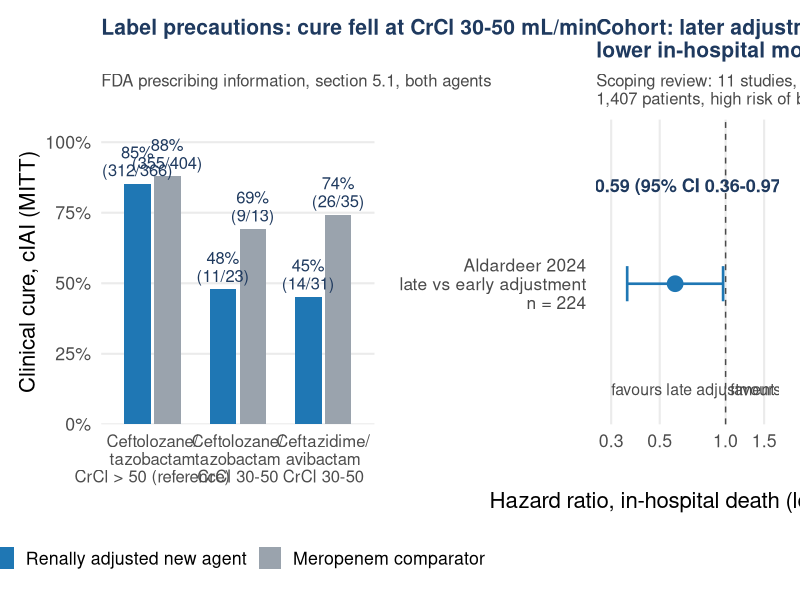

Generate this figure with R:
# =============================================================================
# Slide 2. Renal dose reduction in the first days and outcome.
# (a) Regulatory-label subgroup data, cIAI, baseline CrCl 30-50 mL/min, MITT:
#     ceftolozane/tazobactam label (FDA 2022): 11/23 (47.8 %) vs meropenem 9/13 (69.2 %);
#       CrCl > 50: 312/366 (85.2 %) vs 355/404 (87.9 %)
#     ceftazidime/avibactam label (FDA 2025): 14/31 (45 %) vs meropenem 26/35 (74 %);
#       label states these patients received a 33 % lower daily dose than now recommended
# (b) Aldardeer 2024 (prospective cohort, n = 224): early vs late renal dose adjustment,
#     in-hospital death HR 0.59 (95 % CI 0.36-0.97) favouring LATE adjustment.
#     Horstink 2025 scoping review: 11 studies, 1,407 patients, high risk of bias.
# All values from the cited label text / abstracts; no simulation.
# =============================================================================
suppressPackageStartupMessages({library(dplyr); library(ggplot2); library(patchwork)})
col_blue <- "#1f77b4"; col_grey <- "#9aa3ad"; col_navy <- "#1f3a5f"; col_dark <- "#4a4a4a"; col_red <- "#b03a3a"
base_theme <- function(bs = 17) theme_minimal(base_size = bs) + theme(panel.grid.minor = element_blank(), plot.title = element_text(face = "bold", color = col_navy, size = bs * 0.95), plot.subtitle = element_text(color = col_dark, size = bs * 0.75), plot.margin = margin(8, 10, 8, 8))

lab <- tribble(~drug, ~arm, ~n, ~N,
  "Ceftolozane/\ntazobactam\nCrCl 30-50", "New agent", 11, 23,
  "Ceftolozane/\ntazobactam\nCrCl 30-50", "Meropenem", 9, 13,
  "Ceftazidime/\navibactam\nCrCl 30-50",  "New agent", 14, 31,
  "Ceftazidime/\navibactam\nCrCl 30-50",  "Meropenem", 26, 35,
  "Ceftolozane/\ntazobactam\nCrCl > 50 (reference)", "New agent", 312, 366,
  "Ceftolozane/\ntazobactam\nCrCl > 50 (reference)", "Meropenem", 355, 404) |>
  mutate(pct = 100 * n / N, drug = factor(drug, unique(drug)[c(3, 1, 2)]),
         arm = factor(arm, c("New agent", "Meropenem")),
         lab = sprintf("%.0f%%\n(%d/%d)", pct, n, N))

pa <- ggplot(lab, aes(drug, pct, fill = arm)) +
  geom_col(position = position_dodge(0.7), width = 0.62) +
  geom_text(aes(label = lab), position = position_dodge(0.7), vjust = -0.25, size = 4.2, lineheight = 0.9, color = col_navy) +
  scale_fill_manual(values = c("New agent" = col_blue, "Meropenem" = col_grey), name = NULL,
                    labels = c("Renally adjusted new agent", "Meropenem comparator")) +
  scale_y_continuous(limits = c(0, 108), breaks = seq(0, 100, 25), expand = c(0, 0), labels = \(x) paste0(x, "%")) +
  labs(x = NULL, y = "Clinical cure, cIAI (MITT)",
       title = "Label precautions: cure fell at CrCl 30-50 mL/min",
       subtitle = "FDA prescribing information, section 5.1, both agents") +
  base_theme(16) + theme(legend.position = "bottom", panel.grid.major.x = element_blank(),
                         axis.text.x = element_text(size = 12, lineheight = 0.88))

fo <- tibble(study = "Aldardeer 2024\nlate vs early adjustment\nn = 224", hr = 0.588, lo = 0.355, hi = 0.974)
pb <- ggplot(fo, aes(hr, study)) +
  geom_vline(xintercept = 1, linetype = "dashed", color = col_dark) +
  geom_errorbar(aes(xmin = lo, xmax = hi), width = 0.15, orientation = "y", linewidth = 0.9, color = col_blue) +
  geom_point(size = 5, color = col_blue) +
  annotate("text", x = 0.588, y = 1.42, label = "HR 0.59 (95% CI 0.36-0.97)", size = 4.6, color = col_navy, fontface = "bold") +
  annotate("text", x = 0.3, y = 0.55, label = "favours late adjustment", hjust = 0, size = 4, color = col_dark) +
  annotate("text", x = 1.05, y = 0.55, label = "favours early", hjust = 0, size = 4, color = col_dark) +
  scale_x_log10(limits = c(0.28, 1.6), breaks = c(0.3, 0.5, 1, 1.5)) +
  scale_y_discrete(expand = expansion(add = c(0.6, 0.7))) +
  labs(x = "Hazard ratio, in-hospital death (log scale)", y = NULL,
       title = "Cohort: later adjustment,\nlower in-hospital mortality",
       subtitle = "Scoping review: 11 studies,\n1,407 patients, high risk of bias") +
  base_theme(16) + theme(panel.grid.major.y = element_blank(), axis.text.y = element_text(size = 12.5, lineheight = 0.9, color = col_dark))

p <- pa + pb + plot_layout(widths = c(1.5, 1))
ggsave("figures/early_dose_reduction.png", p, width = 13, height = 6, dpi = 300, bg = "white")
